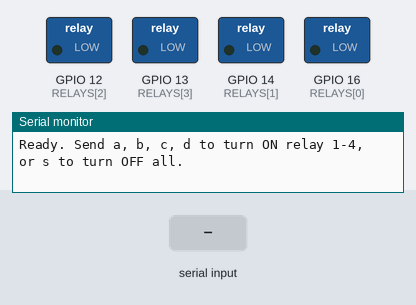
Bench run of a program on a simulated ESP8266 (NodeMCU). Shown: switched loads named in the program (green lamp = pin HIGH), the last lines printed to the serial monitor. The test bench sets the inputs (shaded band).

Above: at 1.2 s.
1.3 s: "a" received over Serial
At 1.6 s:
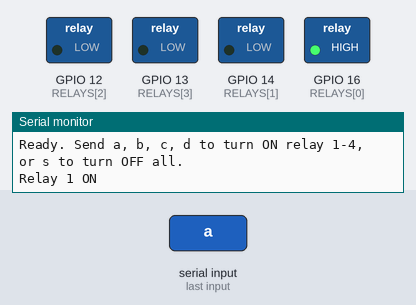
2.8 s: "b" received over Serial
At 4.0 s:
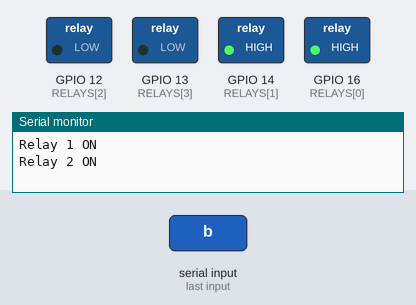
4.3 s: "c" received over Serial
At 5.1 s:
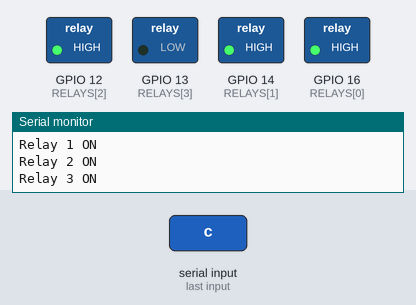
5.8 s: "d" received over Serial
At 6.2 s:
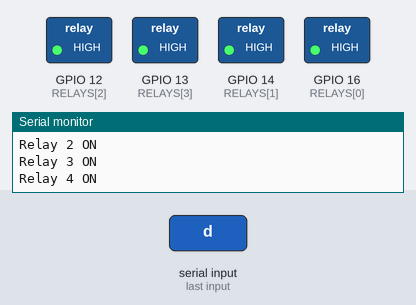
Timing chart, 0 to 8.3 s (numbered marks = the images above; inputs shaded):
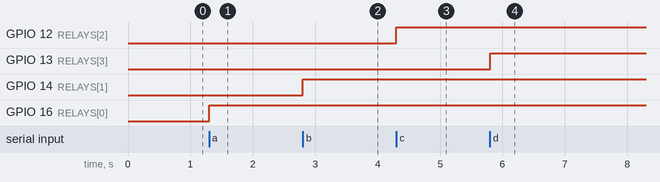

Measured:
- after the input at 1.3 s, GPIO 16 (RELAYS[0]): LOW → HIGH at once
- after the input at 2.8 s, GPIO 14 (RELAYS[1]): LOW → HIGH at once
- after the input at 4.3 s, GPIO 12 (RELAYS[2]): LOW → HIGH at once
- after the input at 5.8 s, GPIO 13 (RELAYS[3]): LOW → HIGH at once

The program:

main.cpp
```cpp
#include <Arduino.h>

const int RELAYS[] = {16, 14, 12, 13};
const int NUM_RELAYS = sizeof(RELAYS) / sizeof(RELAYS[0]);

void setup() {
  Serial.begin(9600);
  for (int i = 0; i < NUM_RELAYS; i++) {
    pinMode(RELAYS[i], OUTPUT);
    digitalWrite(RELAYS[i], LOW);
  }
  Serial.println("Ready. Send a, b, c, d to turn ON relay 1-4, or s to turn OFF all.");
}

void loop() {
  if (Serial.available() > 0) {
    char command = Serial.read();

    switch (command) {
      case 'a':
        digitalWrite(RELAYS[0], HIGH);
        Serial.println("Relay 1 ON");
        break;
      case 'b':
        digitalWrite(RELAYS[1], HIGH);
        Serial.println("Relay 2 ON");
        break;
      case 'c':
        digitalWrite(RELAYS[2], HIGH);
        Serial.println("Relay 3 ON");
        break;
      case 'd':
        digitalWrite(RELAYS[3], HIGH);
        Serial.println("Relay 4 ON");
        break;
      case 's':
        for (int i = 0; i < NUM_RELAYS; i++) {
          digitalWrite(RELAYS[i], LOW);
        }
        Serial.println("All relays OFF");
        break;
      default:
        Serial.println("Unknown command");
        break;
    }
  }
}
```
